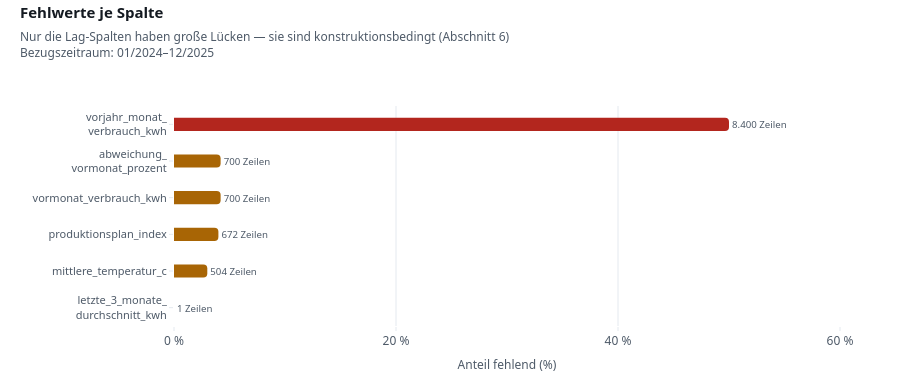

Source (notebook cell):
### Code cell
fehl = (steckbrief.query("fehlend > 0").sort_values("fehlend")
        .reset_index(names="spalte"))
# Lange Spaltennamen werden einmal im SWW-Baustein umgebrochen.

fig = eda.missing_values(fehl["spalte"].tolist()[::-1], fehl["fehlend %"].tolist()[::-1])
fig.update_traces(text=fehl["fehlend"].tolist())
ci.stil(fig, "Fehlwerte je Spalte",
         "Nur die Lag-Spalten haben große Lücken — sie sind konstruktionsbedingt (Abschnitt 6)",
         x_titel="Anteil fehlend (%)", y_titel="")
ci.gitter_x(fig)
ci.hover_pro_marke(fig)
ci.balken_kappen(fig, len(fehl), flaeche_px=400)
# Design-System: >= 5 % rot, >= 1 % amber, sonst grau
fig.update_traces(marker_color=ci.farben_datenqualitaet(fehl["fehlend %"]))
fig.update_traces(texttemplate="%{text:,} Zeilen", textposition="outside",
                  textfont=ci.LABEL_SCHRIFT, cliponaxis=False)
fig.update_layout(height=380)
ci.prozent_achse(fig, "x", range=[0, 60])
ci.zeigen(fig)

### Figure 1 — Plotly figure (JSON) as saved in the notebook; plotly's stock layout.template omitted (floating-point values rounded to 4 significant figures)
{"data": [{"cliponaxis": false, "marker": {"color": ["#B4BFCB", "#A86505", "#A86505", "#A86505", "#A86505", "#B3261E"]}, "orientation": "h", "text": ["1", "504", "672", "700", "700", "8400"], "textfont": {"color": "#4E5A68", "family": "IBM Plex Sans, Segoe UI, sans-serif", "size": 11}, "textposition": "outside", "texttemplate": "%{text:,} Zeilen", "type": "bar", "width": 0.36, "x": [0, 3, 4, 4.2, 4.2, 50], "y": ["letzte_3_monate_<br>durchschnitt_kwh", "mittlere_temperatur_c", "produktionsplan_index", "vormonat_verbrauch_kwh", "abweichung_<br>vormonat_prozent", "vorjahr_monat_<br>verbrauch_kwh"]}], "layout": {"colorway": ["#084878", "#005E77", "#2F7A33", "#3E90C4", "#4E5A68", "#6CC0D2", "#04263F", "#8C99A7"], "font": {"color": "#141A21", "family": "IBM Plex Sans, Segoe UI, sans-serif", "size": 12}, "height": 386, "hovermode": "closest", "legend": {"font": {"color": "#4E5A68", "family": "IBM Plex Sans, Segoe UI, sans-serif", "size": 12}, "itemsizing": "constant", "orientation": "h", "title": {"text": ""}, "x": 0, "xanchor": "left", "y": 1.045, "yanchor": "bottom"}, "margin": {"b": 60, "l": 20, "r": 60, "t": 106}, "meta": {"sww": {"period": "01/2024–12/2025", "subtitle": "Nur die Lag-Spalten haben große Lücken — sie sind konstruktionsbedingt (Abschnitt 6)", "title": "Fehlwerte je Spalte"}}, "paper_bgcolor": "#FFFFFF", "plot_bgcolor": "#FFFFFF", "separators": ",.", "showlegend": false, "title": {"font": {"color": "#141A21", "family": "IBM Plex Sans, Segoe UI, sans-serif", "size": 15, "weight": 600}, "pad": {"l": 20}, "subtitle": {"font": {"color": "#4E5A68", "family": "IBM Plex Sans, Segoe UI, sans-serif", "size": 12}, "text": "Nur die Lag-Spalten haben große Lücken — sie sind konstruktionsbedingt (Abschnitt 6)<br>Bezugszeitraum: 01/2024–12/2025"}, "text": "Fehlwerte je Spalte", "x": 0, "xanchor": "left", "xref": "container", "y": 0.98, "yanchor": "top", "yref": "container"}, "xaxis": {"automargin": true, "gridcolor": "#E4E9EF", "range": [0, 60], "separatethousands": true, "showgrid": true, "showline": false, "tickangle": 0, "tickfont": {"family": "IBM Plex Sans, Segoe UI, sans-serif"}, "tickformat": ",.0f", "ticksuffix": " %", "title": {"font": {"family": "IBM Plex Sans, Segoe UI, sans-serif"}, "text": "Anteil fehlend (%)"}}, "yaxis": {"automargin": true, "nticks": 0, "separatethousands": true, "showgrid": false, "tickfont": {"color": "#4E5A68", "family": "IBM Plex Sans, Segoe UI, sans-serif", "size": 11}, "tickformat": "", "title": {"font": {"family": "IBM Plex Sans, Segoe UI, sans-serif"}, "text": ""}}}}
